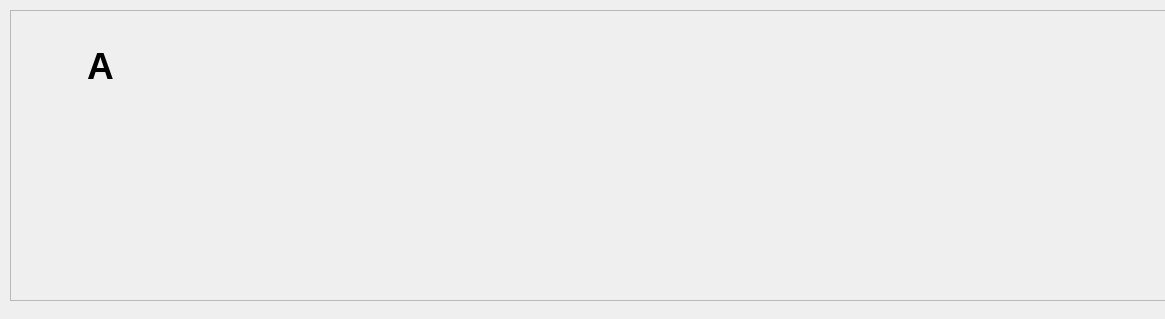
<?xml version="1.0" encoding="UTF-8"?>
<ui version="4.0">
 <class>A_widget</class>
 <widget class="QWidget" name="A_widget">
  <property name="geometry">
   <rect>
    <x>0</x>
    <y>0</y>
    <width>1165</width>
    <height>319</height>
   </rect>
  </property>
  <property name="windowTitle">
   <string>Form</string>
  </property>
  <widget class="QFrame" name="frame_2">
   <property name="geometry">
    <rect>
     <x>10</x>
     <y>10</y>
     <width>1521</width>
     <height>291</height>
    </rect>
   </property>
   <property name="frameShape">
    <enum>QFrame::StyledPanel</enum>
   </property>
   <property name="frameShadow">
    <enum>QFrame::Raised</enum>
   </property>
   <widget class="QLabel" name="label">
    <property name="geometry">
     <rect>
      <x>50</x>
      <y>30</y>
      <width>81</width>
      <height>51</height>
     </rect>
    </property>
    <property name="font">
     <font>
      <pointsize>28</pointsize>
      <weight>75</weight>
      <bold>true</bold>
     </font>
    </property>
    <property name="text">
     <string>A</string>
    </property>
    <property name="scaledContents">
     <bool>true</bool>
    </property>
    <property name="alignment">
     <set>Qt::AlignCenter</set>
    </property>
   </widget>
   <widget class="AB_widget" name="widget" native="true">
    <property name="geometry">
     <rect>
      <x>0</x>
      <y>0</y>
      <width>1521</width>
      <height>291</height>
     </rect>
    </property>
   </widget>
   <zorder>widget</zorder>
   <zorder>label</zorder>
  </widget>
 </widget>
 <customwidgets>
  <customwidget>
   <class>AB_widget</class>
   <extends>QWidget</extends>
   <header>.AB_widget</header>
   <container>1</container>
  </customwidget>
 </customwidgets>
 <resources/>
 <connections/>
</ui>
